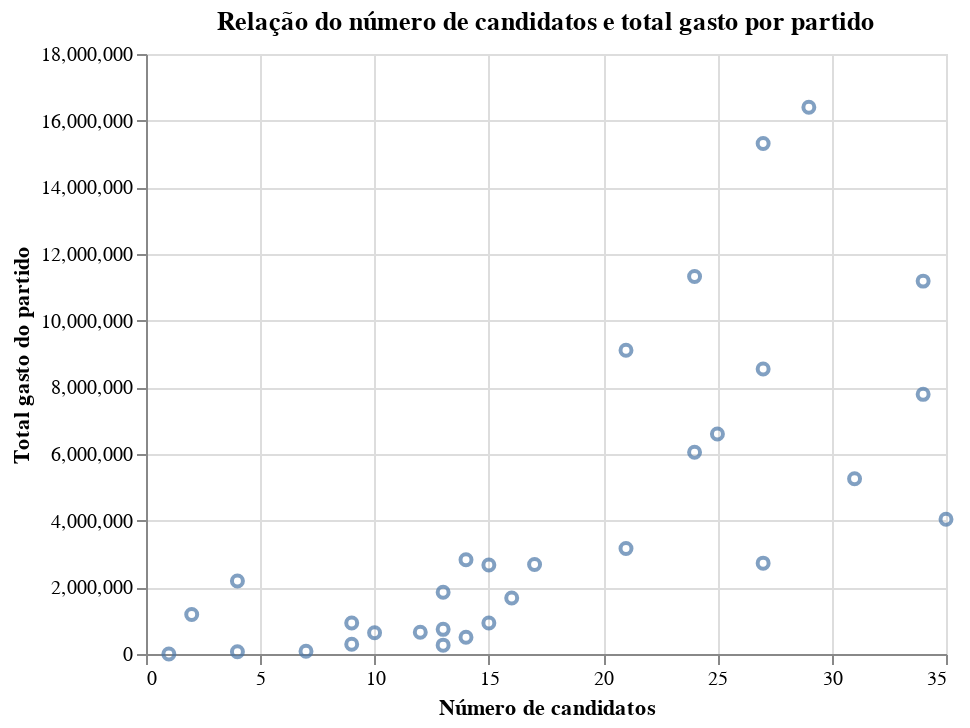

Notebook code cell kept with this figure:
### Code cell
alt.Chart(gastos_partido).mark_point().encode(
    alt.X("candidatos", title = "Número de candidatos"),
    alt.Y("gasto_part", title = "Total gasto do partido"),
    tooltip = ["partido", "candidatos", "gasto_part"]
).properties(title = "Relação do número de candidatos e total gasto por partido")

### Figure 1 — Vega-Lite specification as saved in the notebook (floating-point values rounded to 4 significant figures)
{"config": {"view": {"continuousWidth": 400, "continuousHeight": 300}}, "data": {"name": "data-f83746f99c960c8bd040a6507b8ed6ac"}, "mark": "point", "encoding": {"tooltip": [{"type": "nominal", "field": "partido"}, {"type": "quantitative", "field": "candidatos"}, {"type": "quantitative", "field": "gasto_part"}], "x": {"type": "quantitative", "field": "candidatos", "title": "Número de candidatos"}, "y": {"type": "quantitative", "field": "gasto_part", "title": "Total gasto do partido"}}, "title": "Relação do número de candidatos e total gasto por partido", "$schema": "https://vega.github.io/schema/vega-lite/v4.8.1.json", "datasets": {"data-f83746f99c960c8bd040a6507b8ed6ac": [{"partido": "PDT", "gasto_part": 16400000.0, "candidatos": 29}, {"partido": "DEM", "gasto_part": 15320000.0, "candidatos": 27}, {"partido": "PT", "gasto_part": 11330000.0, "candidatos": 24}, {"partido": "REPUBLICANOS", "gasto_part": 11190000.0, "candidatos": 34}, {"partido": "PSL", "gasto_part": 9114000.0, "candidatos": 21}, {"partido": "PL", "gasto_part": 8548000.0, "candidatos": 27}, {"partido": "PSC", "gasto_part": 7790000.0, "candidatos": 34}, {"partido": "MDB", "gasto_part": 6601000.0, "candidatos": 25}, {"partido": "PP", "gasto_part": 6053000.0, "candidatos": 24}, {"partido": "PSD", "gasto_part": 5258000.0, "candidatos": 31}, {"partido": "SOLIDARIEDADE", "gasto_part": 4040000.0, "candidatos": 35}, {"partido": "CIDADANIA", "gasto_part": 3163000.0, "candidatos": 21}, {"partido": "PROS", "gasto_part": 2828000.0, "candidatos": 14}, {"partido": "PSOL", "gasto_part": 2725000.0, "candidatos": 27}, {"partido": "AVANTE", "gasto_part": 2683000.0, "candidatos": 17}, {"partido": "PSDB", "gasto_part": 2668000.0, "candidatos": 15}, {"partido": "REDE", "gasto_part": 2189000.0, "candidatos": 4}, {"partido": "PTB", "gasto_part": 1851000.0, "candidatos": 13}, {"partido": "PSB", "gasto_part": 1679000.0, "candidatos": 16}, {"partido": "NOVO", "gasto_part": 1185000.0, "candidatos": 2}, {"partido": "PTC", "gasto_part": 931000.0, "candidatos": 9}, {"partido": "PODE", "gasto_part": 928100.0, "candidatos": 15}, {"partido": "PMB", "gasto_part": 739500.0, "candidatos": 13}, {"partido": "PRTB", "gasto_part": 651400.0, "candidatos": 12}, {"partido": "PC do B", "gasto_part": 638100.0, "candidatos": 10}, {"partido": "PATRIOTA", "gasto_part": 501100.0, "candidatos": 14}, {"partido": "PV", "gasto_part": 295000.0, "candidatos": 9}, {"partido": "DC", "gasto_part": 265400.0, "candidatos": 13}, {"partido": "PSTU", "gasto_part": 81560.0, "candidatos": 7}, {"partido": "PMN", "gasto_part": 68580.0, "candidatos": 4}, {"partido": "UP", "gasto_part": 1600.0, "candidatos": 1}]}}
